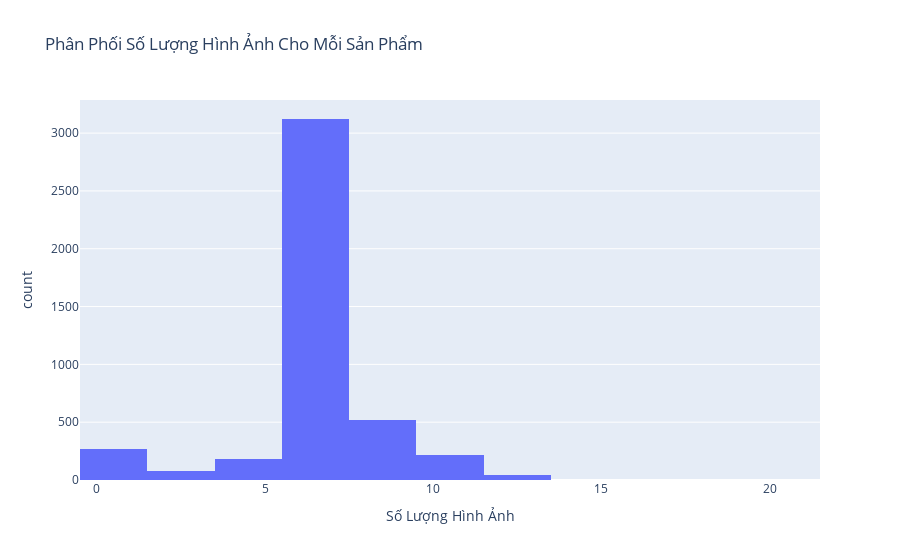

Source (notebook cell):
### Code cell
# Tính số lượng ảnh cho mỗi sản phẩm
df['num_images'] = df['images'].apply(lambda x: len(eval(x)))

# Vẽ histogram cho số lượng ảnh
fig = px.histogram(df, x='num_images', nbins=10, 
                   labels={'num_images': 'Số Lượng Hình Ảnh'},
                   title='Phân Phối Số Lượng Hình Ảnh Cho Mỗi Sản Phẩm')

# Hiển thị biểu đồ
fig.show()

### Figure 1 — Plotly figure (JSON) as saved in the notebook; plotly's stock layout.template omitted (floating-point values rounded to 4 significant figures; data arrays with more than 128 entries replaced by an {"elided": "..."} marker saying what was removed)
{"data": [{"alignmentgroup": "True", "bingroup": "x", "hovertemplate": "Số Lượng Hình Ảnh=%{x}<br>count=%{y}<extra></extra>", "legendgroup": "", "marker": {"color": "#636efa", "pattern": {"shape": ""}}, "name": "", "nbinsx": 10, "offsetgroup": "", "orientation": "v", "showlegend": false, "type": "histogram", "x": {"elided": "4424 int values"}, "xaxis": "x", "yaxis": "y"}], "layout": {"barmode": "relative", "legend": {"tracegroupgap": 0}, "title": {"text": "Phân Phối Số Lượng Hình Ảnh Cho Mỗi Sản Phẩm"}, "xaxis": {"anchor": "y", "domain": [0, 1], "title": {"text": "Số Lượng Hình Ảnh"}}, "yaxis": {"anchor": "x", "domain": [0, 1], "title": {"text": "count"}}}}
